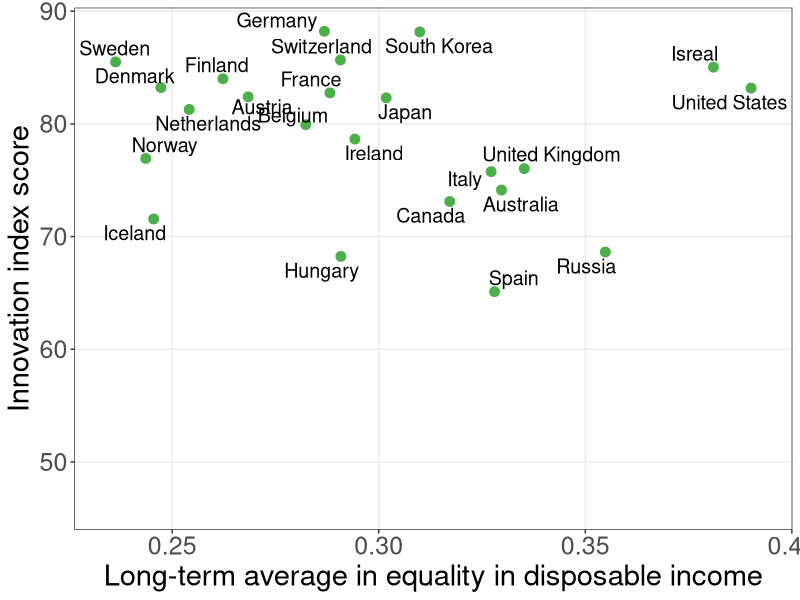

The R script that drew this image:
library(tidyverse)
library(ggrepel)
library(readxl)

COL <- c("#7fc97f", "#beaed4", "#fdc086", "#ffff99", "#386cb0", "#f0027f", "#bf5b17", "#666666")
COLA <- c("#e0f3db", "#99d8c9","#66c2a4","#41ae76", "#238b45", "#005824", "#f0027f")
COLB <- c("#c6dbef", "#4eb3d3", "#2b8cbe", "#0868ac","#084081", "#9e9ac8","#f0027f")
COLC <- c("#fcfbfd", "#efedf5", "#dadaeb", "#bcbddc", "#9e9ac8", "#807dba", "#6a51a3", "#54278f", "#3f007d")
COLD <- c("#DA3030","#41ae76","#F7DE04", "#4eb3d3","#AE82FF","#386cb0","#F48318","#41ae76","#6a51a3", "#DA3030")


bloom_gini<-read_excel("capitalism/bloom_gini.xlsx")

bloom_gini <- 
  bloom_gini %>% 
  filter(!country %in% c("Greece", "Poland", "Slovenia")) %>% #Dropped from both figures
  filter(!country %in% c("South Africa", "Uruguay", "Guatemala", "Brazil",  "Peru", "Colombia", "Egypt", "Mexico", "China", "India"))


p <- 
  bloom_gini %>%
  #filter(country != "Australia") %>%
  ggplot(aes(x = DisposableGini, y = bloombergscore)) +
  geom_point(color = "#4DAF4A", size = 3) +
  geom_text_repel(aes(label = country), size = 5) + 
  labs(x = "Long-term average in equality in disposable income",
       y = "Innovation index score") +
  scale_x_continuous(expand = c(0, .01)) +
  theme_bw() + 
  theme(panel.grid.minor = element_blank(),
        axis.title = element_text(size = 21),
        axis.text = element_text(size = 18))

ggsave(file = "capitalism/bloom_gini.pdf", width = 9, height = 7, units = "in")
